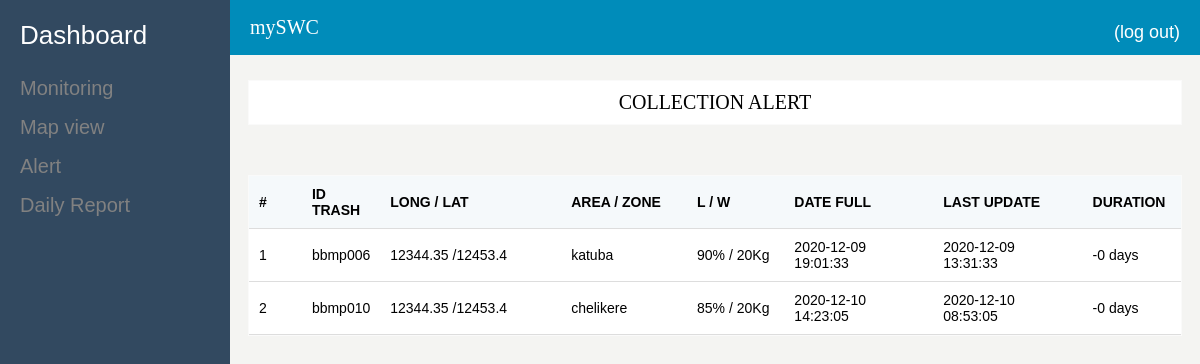
Before: /alert.php with the older database file.
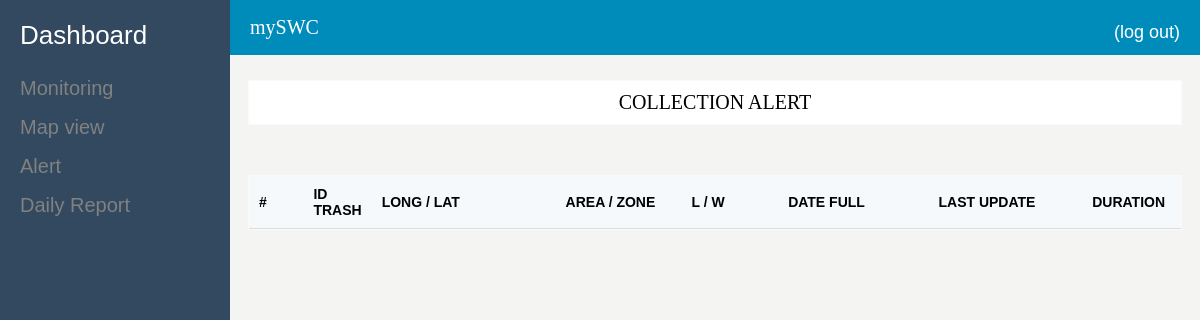
After: the same page with the newer database file.
### tables this page shows
CREATE TABLE `historic` (
  `_idHisto` int(11) NOT NULL,
  `idTrash` varchar(45) DEFAULT NULL,
  `level` varchar(45) DEFAULT NULL,
  `weight` varchar(45) DEFAULT NULL,
  `dateFull` datetime DEFAULT NULL,
  `idUser` varchar(45) DEFAULT NULL,
  `dateEmpty` varchar(45) DEFAULT NULL,
  `dateHisto` datetime DEFAULT current_timestamp(),
  `lastUpdate` timestamp NOT NULL DEFAULT current_timestamp()
);

CREATE TABLE `trash` (
  `_idTrash` int(11) NOT NULL,
  `longi` varchar(45) DEFAULT NULL,
  `lat` varchar(45) DEFAULT NULL,
  `address` varchar(45) DEFAULT NULL,
  `area` varchar(50) NOT NULL,
  `idTrash` varchar(45) DEFAULT NULL,
  `dateTrash` datetime DEFAULT current_timestamp(),
  `typeTrash` varchar(255) DEFAULT NULL
);

### modals/Fhistoric.php (called while the page is built, shortened)
<?php
class Fhistoric
{
    static function getAllHistoricDayFull()
    {
        $con=Database::getConnection();
        $req=$con->prepare('SELECT * FROM historic c,trash t WHERE c.idTrash=t.idTrash AND dateFull IS NOT NULL AND dateEmpty IS NULL ORDER BY dateFull ASC');
        $req->execute(array());
        return $req->fetchAll();
    }
}

### alert.php (the view, shortened to what this page needs)
<!DOCTYPE html>
<html lang="en">
<head>
    <link rel="stylesheet" href="assets/style/menu.css">
    <link rel="stylesheet" href="assets/style/main.css">
</head>
<body>
    <?php include_once 'commons/menu.php';?>
    <?php include_once 'commons/header.php';?>
    <?php
        include_once 'modals/Fhistoric.php';
        $historic=Fhistoric::getAllHistoricDayFull();
    ?>
    <div class="body-container">
        <div class="ml-24">
            <div class="panel">
                <p>COLLECTION ALERT</p>
            </div>
            <div class="panel">
                <table>
                    <thead>
                    <tr>
                        <th style="width: 40px">#</th>
                        <th>ID TRASH</th>
                        <th style="width: 190px">LONG / LAT</th>
                        <th style="width: 120px">AREA / ZONE</th>
                        <th style="width: 90px">L / W</th>
                        <th style="width: 150px">DATE FULL</th>
                        <th style="width: 150px">LAST UPDATE</th>
                        <th style="width: 80px" title="Duration of garbage in the trash">DURATION</th>
                    </tr>
                    </thead>
                    <tbody>
                    <?php foreach ($historic as $k => $data):?>
                        <tr>
                            <td><?=$k+1;?></td>
                            <td title="<?=ucfirst($data['typeTrash'])?>"><?=$data['idTrash'];?></td>
                            <td><?=($data['longi']." /".$data['lat']);?></td>
                            <td title="<?=$data['address'];?>"><?=$data['area'];?></td>
                            <td><?=$data['level']."% / ".$data['weight']."Kg";?></td>
                            <td><?=$data['dateFull'];?></td>
                            <td><?=$data['lastUpdate'];?></td>
                            <td><?php
                                $date_2 = new DateTime($data['lastUpdate']);
                                $date_3 = new dateTime($data['dateFull']);
                                $int = ($date_3->diff($date_2));
                                echo($int->format('%R%a days'));
                                ?>
                            </td>
                        </tr>
                    <?php endforeach;?>
                </table>
            </div>
        </div>
    </div>
</body>
</html>

Changed rows visible on the page:
removed historic: trash.idTrash "bbmp006", trash.longi "12344.35", trash.lat "12453.4", trash.area "katuba", level "90", weight "20", dateFull "2020-12-09 19:01:33", lastUpdate "2020-12-09 13:31:33", $int->format('%R%a days') "-0 days"
removed historic: trash.idTrash "bbmp010", trash.longi "12344.35", trash.lat "12453.4", trash.area "chelikere", level "85", weight "20", dateFull "2020-12-10 14:23:05", lastUpdate "2020-12-10 08:53:05", $int->format('%R%a days') "-0 days"
